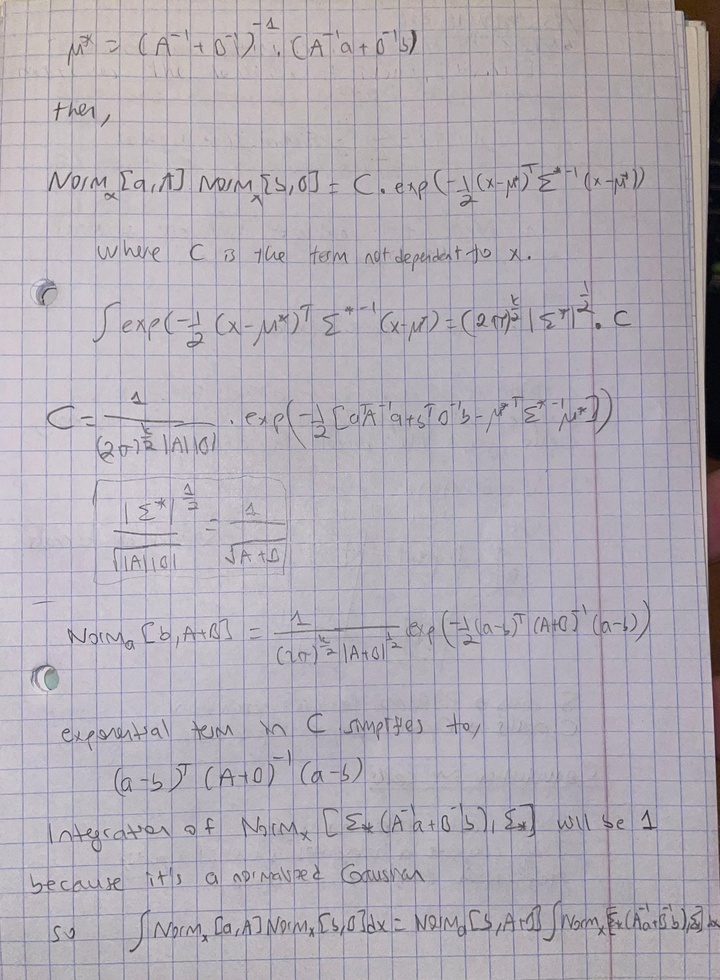
#> input picture Sheet06/IMG-20241208-WA0030.jpg, 720 x 980 px, shrunk from 2744 x 3735 before the run, given in place of oldtown.jpg, which was not available
$ python template.py
#> lines starting #> are read from the running program, lines starting #| are printed output that depends on the picture; pictures that were not available may be replaced by others from this repository, and a replacement may not be noted
import cv2
import numpy as np
import matplotlib.pyplot as plt
import time

###########################################################
#                                                         #
#                        TASK 2                           #
#                                                         #
###########################################################
def display_image(window_name, img):
    """
    Displays image with given window name.
    :param window_name: name of the window
    :param img: image object to display
    """
    cv2.imshow(window_name, img)
    cv2.waitKey(0)
    cv2.destroyAllWindows()

def get_convolution_using_fourier_transform(img, kernel):
    imgFft = np.fft.fft2(img)

    sobelPadded = np.zeros_like(img)
    filterShape = kernel.shape
    sobelPadded[:filterShape[0], :filterShape[1]] = kernel

    sobelFft = np.fft.fft2(sobelPadded)

    result = sobelFft * imgFft

    imgFiltered = np.fft.ifft2(result)

    resultFiltered = np.real(imgFiltered) #to prevent imaginary parts

    return resultFiltered

def get_convolution(image, kernel):

    img_x, img_y = image.shape[:2]
    pad_size = kernel.shape[0] // 2
    img_padded = np.pad(image, ((pad_size, pad_size), (pad_size, pad_size)), mode='constant')

    img_filtered = np.zeros_like(image)

    for i in range(img_x):
        for j in range(img_y):

            wantedRegion = img_padded[i:i + 7, j:j + 7]

            img_filtered[i, j] = np.sum(wantedRegion * kernel)

    # Normalize
    img_filtered = np.clip(img_filtered, 0, 255)
    img_filtered = img_filtered.astype(np.uint8)

    return img_filtered

def mean_absolute_difference(img1, img2):

    diff = np.abs(img1.astype("float32") - img2.astype("float32"))
    meanAbsDif = np.mean(diff)
    return meanAbsDif

def task2():
    # Load image
    # note: get_convolution takes about 5mins on my pc with oldtown.jpg, to test fast messi/ronaldo.jpg could be used
    start_time = time.time()
    img = cv2.imread("./data/oldtown.jpg")
#> img is the input picture: shape (980, 720, 3); mean B, G, R 180.4, 172.2, 177.6
    image = cv2.cvtColor(img, cv2.COLOR_BGR2GRAY).astype(np.float32)

    kernel_x = cv2.getDerivKernels(1, 0, 7)[0]
    kernel_y = cv2.getDerivKernels(0, 1, 7)[1]
    kernel = np.outer(kernel_y, kernel_x)
    fft_result = get_convolution_using_fourier_transform(image, kernel)
    display_image("fft result", fft_result)
#> in display_image, `cv2.imshow(window_name, img)`:
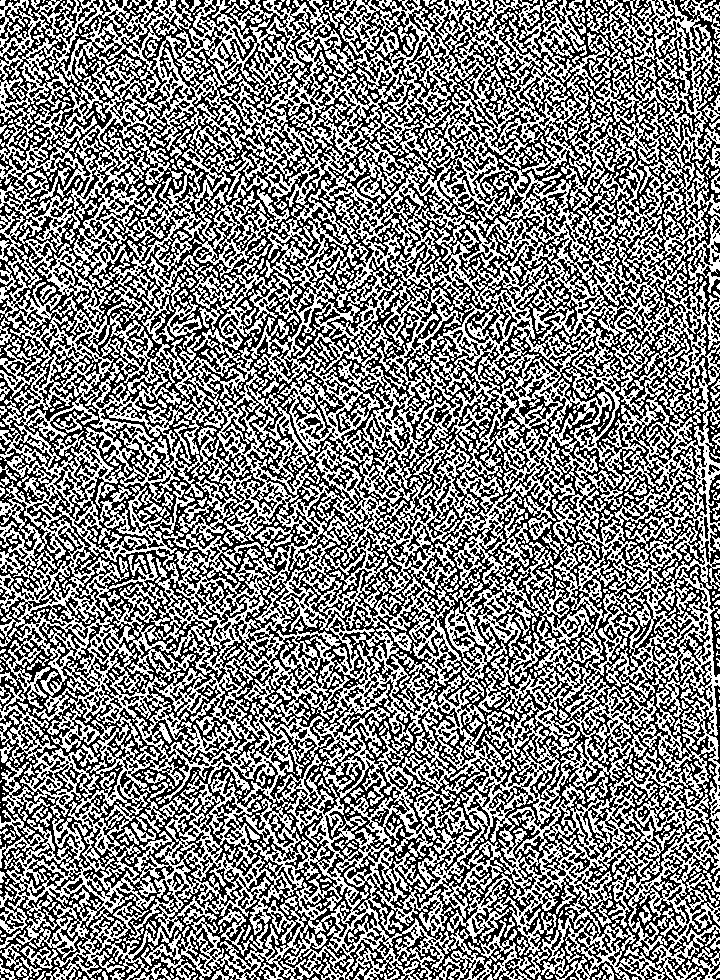
#> window 'fft result': shape (980, 720); min 0, max 255, mean 127.4
    cv_result = cv2.filter2D(image, -1 , kernel)
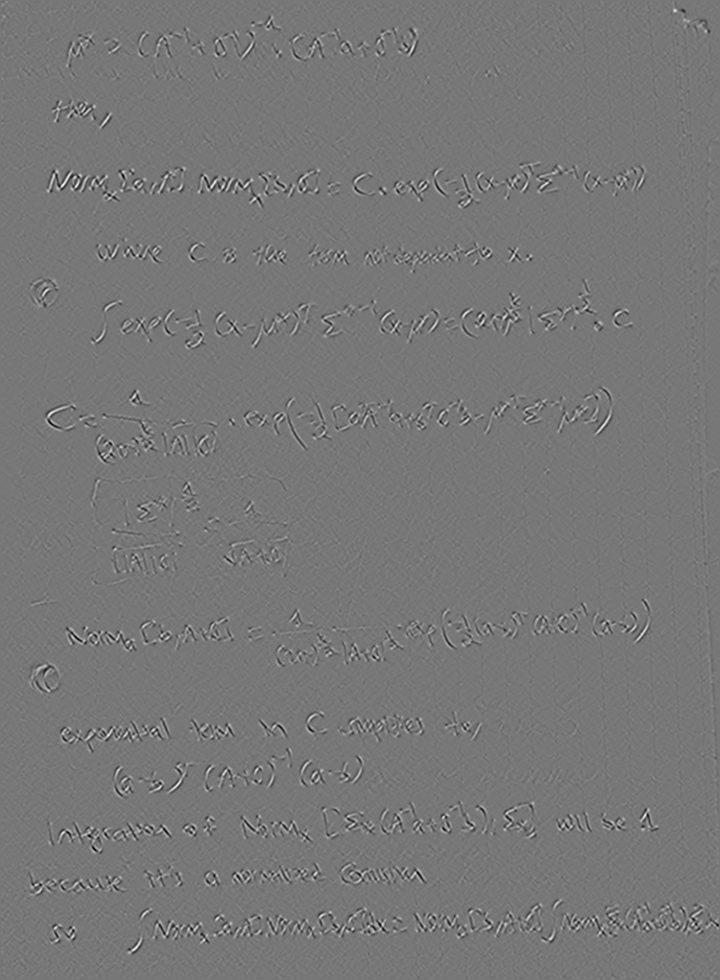
#> cv_result: shape (980, 720) float32; min -15764, max 17828, mean 0.2; drawn with min black and max white
    display_image("cv2.read result", cv_result)
#> call 2 of display_image, with window_name = 'cv2.read result'
#> in display_image (call 2), `cv2.imshow(window_name, img)`:
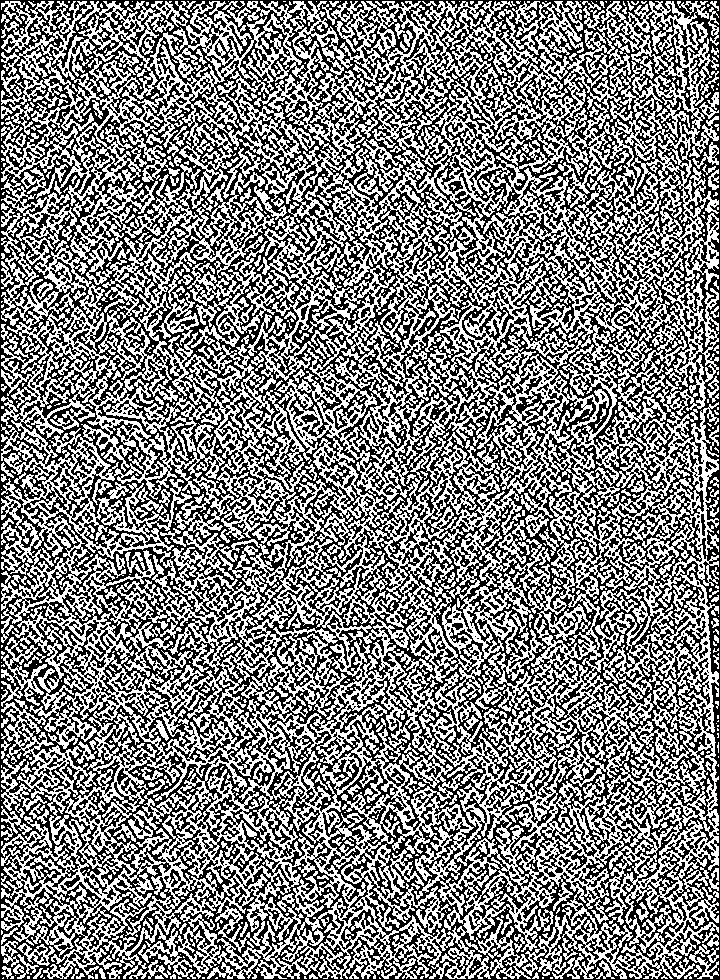
#> window 'cv2.read result': shape (980, 720); 49.7% white in thin lines or dots
    conv_result = get_convolution(image, kernel)
#> in get_convolution, `img_filtered = np.clip(img_filtered, 0, 255)`:
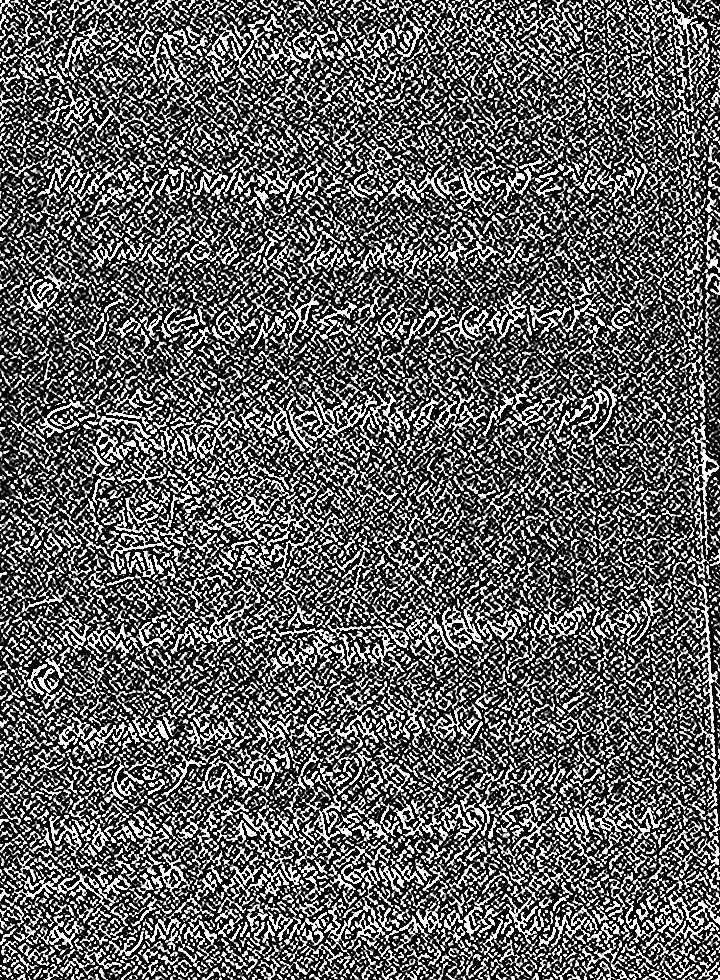
#> img_filtered: shape (980, 720) float32; min 0, max 255, mean 94.6
    display_image("convolution result", conv_result)

    end_time = time.time()
    print("cv_result - conv_result" ,mean_absolute_difference( cv_result,conv_result))
#> in mean_absolute_difference, `meanAbsDif = np.mean(diff)`: meanAbsDif = 515.7
#| cv_result - conv_result 515.6913
    print("cv_result - fft_result" ,mean_absolute_difference(cv_result,fft_result))
#> in mean_absolute_difference (call 2), `diff = np.abs(img1.astype("float32") - img2.astype("float32"))`:
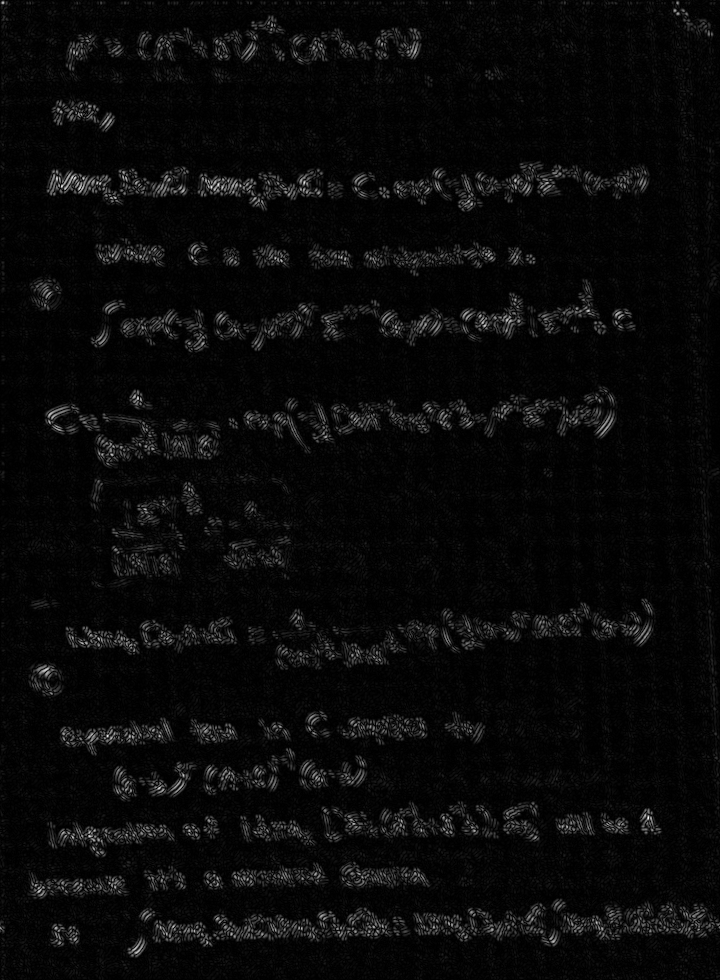
#> diff: shape (980, 720) float32; min 0, max 22852, mean 880; drawn with min black and max white
#> in mean_absolute_difference (call 2), `meanAbsDif = np.mean(diff)`: meanAbsDif = 880
#| cv_result - fft_result 880.0158
    print("fft_result - conv_result" ,mean_absolute_difference(fft_result,conv_result))
#> in mean_absolute_difference (call 3), `diff = np.abs(img1.astype("float32") - img2.astype("float32"))`:
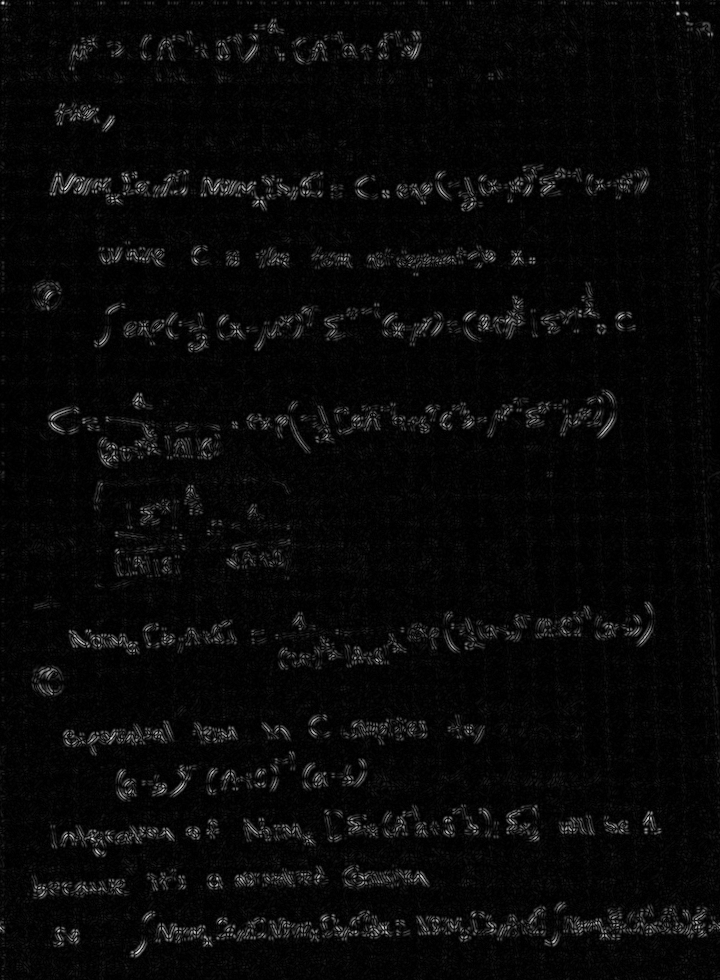
#> diff: shape (980, 720) float32; min 0, max 17828, mean 627.7; drawn with min black and max white
#> in mean_absolute_difference (call 3), `meanAbsDif = np.mean(diff)`: meanAbsDif = 627.7
#| fft_result - conv_result 627.6811

    print("Time taken for this process is : ", end_time -  start_time )

###########################################################
#                                                         #
#                        TASK 3                           #
#                                                         #
###########################################################

# [285 lines left out: functions normalized_cross_correlation, ssd, draw_rectangle_at_matches, task3, build_gaussian_pyramid_opencv, build_gaussian_pyramid and 7 more, not called in this run]


if __name__ == "__main__":
    task2()
    #task3()
    #task4()
    #task5()
